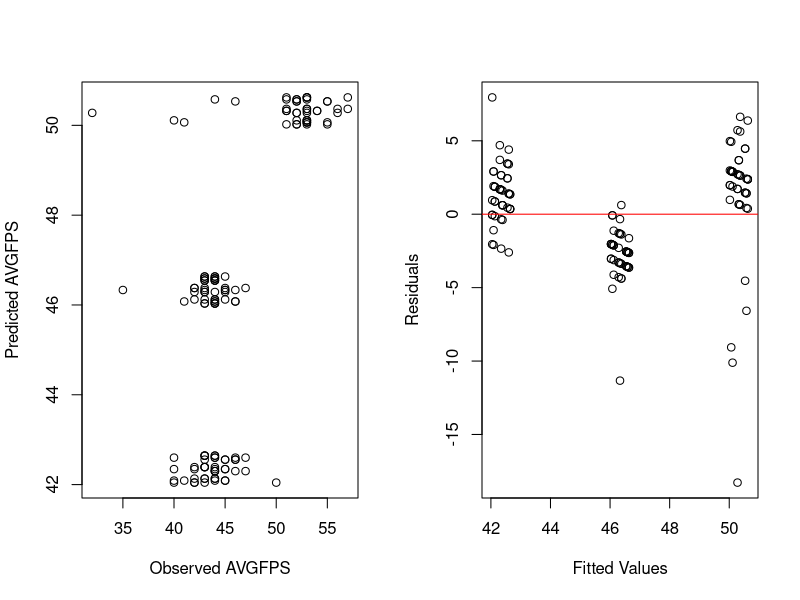

Reproduce this figure in R.
# Load the dataset
data <- read.csv("pilot dataset - dataset (1).csv")

# Check the structure of the dataset
str(data)

# Fit a multiple linear regression model
# Assuming AVGFPS is the dependent variable and AA, AG, and AP are the independent variables
model <- lm(AVGFPS ~ AA + AG + AP, data = data)

# Summary of the model
summary(model)

# Scatterplot of observed vs predicted AVGFPS
par(mfrow = c(1,2))
plot(data$AVGFPS, fitted(model), xlab = "Observed AVGFPS", ylab = "Predicted AVGFPS")

# Residual plot
plot(residuals(model) ~ fitted(model), xlab = "Fitted Values", ylab = "Residuals")
abline(h = 0, col = "red")  # Add a horizontal line at y = 0 for reference
